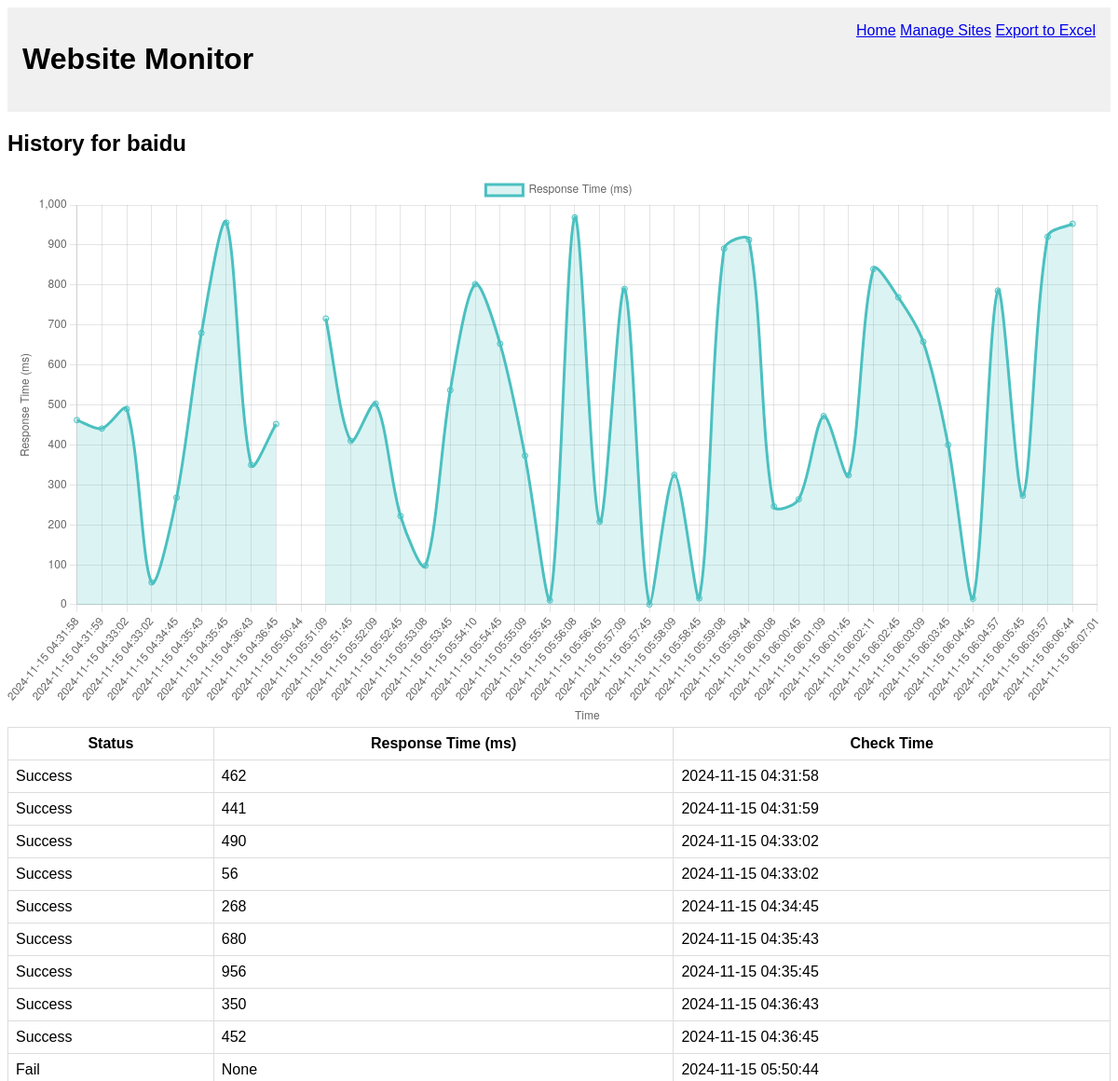
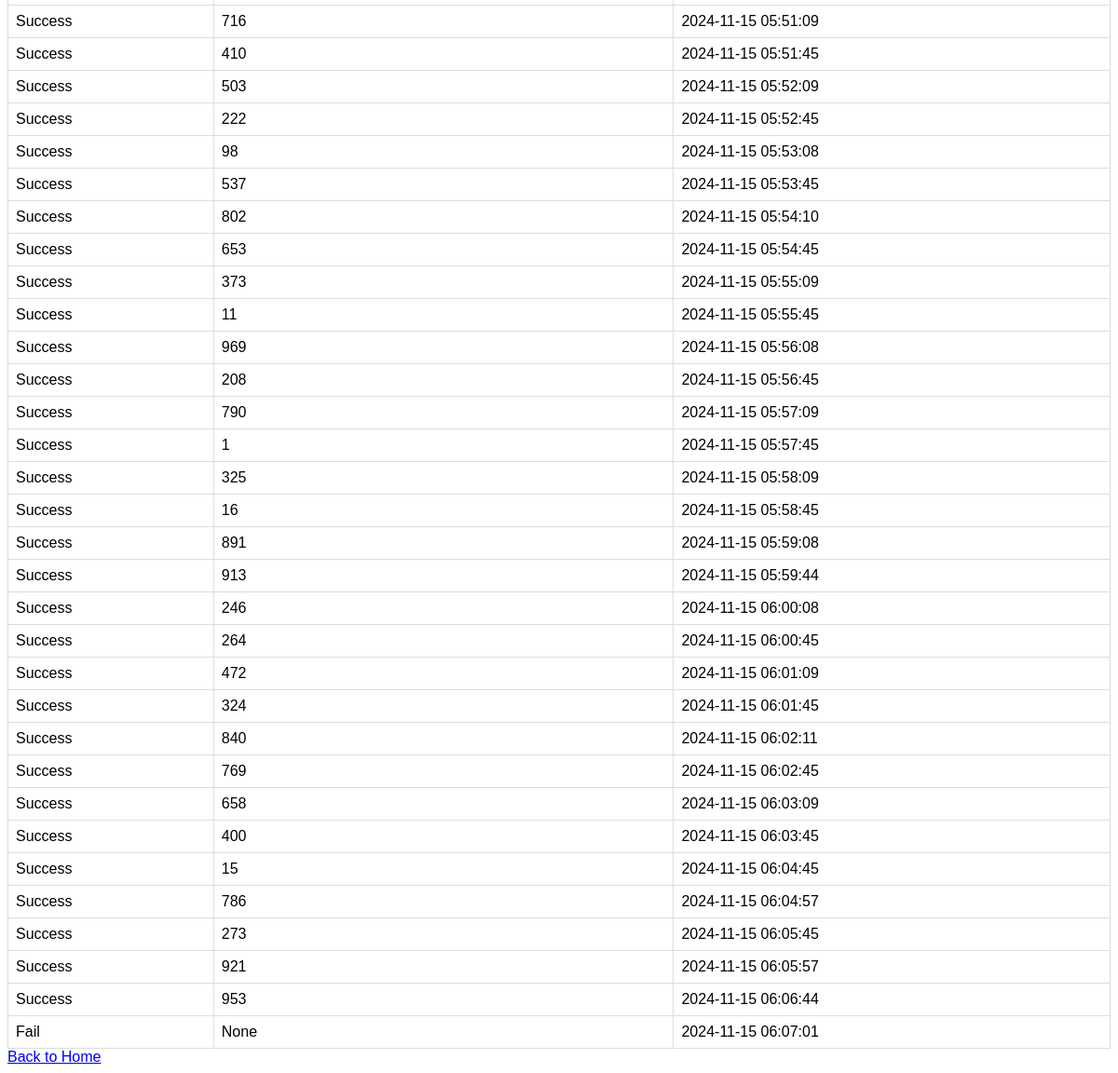
Page /history/1 on the committed database (2 pictures, top to bottom).
### app/models.py (models this page shows)
class Website(db.Model):
    id = db.Column(db.Integer, primary_key=True)
    url = db.Column(db.String(150), nullable=False)
    name = db.Column(db.String(100), nullable=False)
    status = db.Column(db.String(50), nullable=True)
    response_time = db.Column(db.Integer, nullable=True)
    last_checked = db.Column(db.DateTime, nullable=True, default=datetime.utcnow)

class MonitoringRecord(db.Model):
    id = db.Column(db.Integer, primary_key=True)
    website_id = db.Column(db.Integer, db.ForeignKey('website.id'), nullable=False)
    status = db.Column(db.String(50), nullable=True)
    response_time = db.Column(db.Integer, nullable=True)
    check_time = db.Column(db.DateTime, default=datetime.utcnow)
    website = db.relationship('Website', backref=db.backref('monitoring_records', lazy=True))

### app/routes.py (the view)
    @app.route('/history/<int:website_id>')
    def history(website_id):
        website = Website.query.get_or_404(website_id)
        records = MonitoringRecord.query.filter_by(website_id=website.id).order_by(MonitoringRecord.check_time.asc()).all()
        chart_data = {
            "labels": [record.check_time.strftime('%Y-%m-%d %H:%M:%S') for record in records],
            "data": [record.response_time for record in records]
        }
        return render_template('history.html', website=website, records=records, chart_data=chart_data)

### app/templates/history.html (shortened to what this page needs)
{% extends "layout.html" %}
{% block content %}
<h2>History for {{ website.name }}</h2>
<canvas id="responseTimeChart" width="800" height="400"></canvas>
<table>
    <tr>
        <th>Status</th>
        <th>Response Time (ms)</th>
        <th>Check Time</th>
    </tr>
    {% for record in records %}
    <tr>
        <td>{{ record.status }}</td>
        <td>{{ record.response_time }}</td>
        <td>{{ record.check_time.strftime('%Y-%m-%d %H:%M:%S') }}</td>
    </tr>
    {% endfor %}
</table>
<a href="{{ url_for('index') }}">Back to Home</a>
<script>
    // Prepare data for the chart
    const labels = {{ chart_data.labels | tojson }};
    const data = {{ chart_data.data | tojson }};
    // Configure and render the chart
    const ctx = document.getElementById('responseTimeChart').getContext('2d');
    new Chart(ctx, {
        type: 'line',
        data: {
            labels: labels,
            datasets: [{
                label: 'Response Time (ms)',
                data: data,
                borderColor: 'rgba(75, 192, 192, 1)',
                backgroundColor: 'rgba(75, 192, 192, 0.2)',
                fill: true,
                tension: 0.3
            }]
        },
        options: {
            scales: {
                x: {
                    title: {
                        display: true,
                        text: 'Time'
                    }
                },
                y: {
                    title: {
                        display: true,
                        text: 'Response Time (ms)'
                    }
                }
            }
        }
    });
</script>
{% endblock %}

### app/static/css/style.css (style rules this page uses)
body { font-family: Arial, sans-serif; }
table { width: 100%; border-collapse: collapse; }
table, th, td { border: 1px solid #ddd; padding: 8px; }

### rows in the picture
Website: name "baidu"
MonitoringRecord: status "Success", response_time "462", check_time "2024-11-15 04:31:58"
MonitoringRecord: status "Success", response_time "441", check_time "2024-11-15 04:31:59"
MonitoringRecord: status "Success", response_time "490", check_time "2024-11-15 04:33:02"
MonitoringRecord: status "Success", response_time "56", check_time "2024-11-15 04:33:02"
MonitoringRecord: status "Success", response_time "268", check_time "2024-11-15 04:34:45"
MonitoringRecord: status "Success", response_time "680", check_time "2024-11-15 04:35:43"
MonitoringRecord: status "Success", response_time "956", check_time "2024-11-15 04:35:45"
MonitoringRecord: status "Success", response_time "350", check_time "2024-11-15 04:36:43"
MonitoringRecord: status "Success", response_time "452", check_time "2024-11-15 04:36:45"
MonitoringRecord: status "Fail", response_time "None", check_time "2024-11-15 05:50:44"
MonitoringRecord: status "Success", response_time "716", check_time "2024-11-15 05:51:09"
MonitoringRecord: status "Success", response_time "410", check_time "2024-11-15 05:51:45"
MonitoringRecord: status "Success", response_time "503", check_time "2024-11-15 05:52:09"
MonitoringRecord: status "Success", response_time "222", check_time "2024-11-15 05:52:45"
MonitoringRecord: status "Success", response_time "98", check_time "2024-11-15 05:53:08"
MonitoringRecord: status "Success", response_time "537", check_time "2024-11-15 05:53:45"
MonitoringRecord: status "Success", response_time "802", check_time "2024-11-15 05:54:10"
MonitoringRecord: status "Success", response_time "653", check_time "2024-11-15 05:54:45"
MonitoringRecord: status "Success", response_time "373", check_time "2024-11-15 05:55:09"
MonitoringRecord: status "Success", response_time "11", check_time "2024-11-15 05:55:45"
MonitoringRecord: status "Success", response_time "969", check_time "2024-11-15 05:56:08"
MonitoringRecord: status "Success", response_time "208", check_time "2024-11-15 05:56:45"
MonitoringRecord: status "Success", response_time "790", check_time "2024-11-15 05:57:09"
MonitoringRecord: status "Success", response_time "1", check_time "2024-11-15 05:57:45"
MonitoringRecord: status "Success", response_time "325", check_time "2024-11-15 05:58:09"
MonitoringRecord: status "Success", response_time "16", check_time "2024-11-15 05:58:45"
MonitoringRecord: status "Success", response_time "891", check_time "2024-11-15 05:59:08"
MonitoringRecord: status "Success", response_time "913", check_time "2024-11-15 05:59:44"
MonitoringRecord: status "Success", response_time "246", check_time "2024-11-15 06:00:08"
MonitoringRecord: status "Success", response_time "264", check_time "2024-11-15 06:00:45"
MonitoringRecord: status "Success", response_time "472", check_time "2024-11-15 06:01:09"
MonitoringRecord: status "Success", response_time "324", check_time "2024-11-15 06:01:45"
MonitoringRecord: status "Success", response_time "840", check_time "2024-11-15 06:02:11"
MonitoringRecord: status "Success", response_time "769", check_time "2024-11-15 06:02:45"
MonitoringRecord: status "Success", response_time "658", check_time "2024-11-15 06:03:09"
MonitoringRecord: status "Success", response_time "400", check_time "2024-11-15 06:03:45"
MonitoringRecord: status "Success", response_time "15", check_time "2024-11-15 06:04:45"
MonitoringRecord: status "Success", response_time "786", check_time "2024-11-15 06:04:57"
MonitoringRecord: status "Success", response_time "273", check_time "2024-11-15 06:05:45"
MonitoringRecord: status "Success", response_time "921", check_time "2024-11-15 06:05:57"
MonitoringRecord: status "Success", response_time "953", check_time "2024-11-15 06:06:44"
MonitoringRecord: status "Fail", response_time "None", check_time "2024-11-15 06:07:01"
